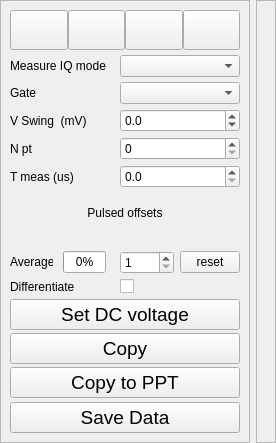
      <widget class="QWidget" name="_1D">
       <attribute name="title">
        <string>1D</string>
       </attribute>
       <layout class="QGridLayout" name="gridLayout">
        <property name="leftMargin">
         <number>0</number>
        </property>
        <property name="topMargin">
         <number>0</number>
        </property>
        <property name="rightMargin">
         <number>0</number>
        </property>
        <property name="bottomMargin">
         <number>0</number>
        </property>
        <item row="0" column="1">
         <widget class="QFrame" name="frame_1D">
          <property name="sizePolicy">
           <sizepolicy hsizetype="Preferred" vsizetype="Expanding">
            <horstretch>0</horstretch>
            <verstretch>0</verstretch>
           </sizepolicy>
          </property>
          <property name="maximumSize">
           <size>
            <width>250</width>
            <height>2000</height>
           </size>
          </property>
          <property name="frameShape">
           <enum>QFrame::StyledPanel</enum>
          </property>
          <property name="frameShadow">
           <enum>QFrame::Raised</enum>
          </property>
          <layout class="QGridLayout" name="gridLayout_3">
           <item row="0" column="0">
            <layout class="QVBoxLayout" name="verticalLayout" stretch="0,0,0,0,0,0">
             <property name="spacing">
              <number>0</number>
             </property>
             <property name="sizeConstraint">
              <enum>QLayout::SetDefaultConstraint</enum>
             </property>
             <item>
              <layout class="QFormLayout" name="formLayout_1D">
               <property name="labelAlignment">
                <set>Qt::AlignLeading|Qt::AlignLeft|Qt::AlignTop</set>
               </property>
               <property name="formAlignment">
                <set>Qt::AlignLeading|Qt::AlignLeft|Qt::AlignTop</set>
               </property>
               <property name="horizontalSpacing">
                <number>14</number>
               </property>
               <property name="verticalSpacing">
                <number>5</number>
               </property>
               <property name="leftMargin">
                <number>0</number>
               </property>
               <property name="topMargin">
                <number>0</number>
               </property>
               <property name="rightMargin">
                <number>0</number>
               </property>
               <item row="0" column="0" colspan="2">
                <layout class="QHBoxLayout">
                 <item>
                  <widget class="QPushButton" name="_1D_play">
                   <property name="sizePolicy">
                    <sizepolicy hsizetype="Expanding" vsizetype="Fixed">
                     <horstretch>0</horstretch>
                     <verstretch>0</verstretch>
                    </sizepolicy>
                   </property>
                   <property name="minimumSize">
                    <size>
                     <width>0</width>
                     <height>40</height>
                    </size>
                   </property>
                   <property name="toolTip">
                    <string>Play (F5)</string>
                   </property>
                  </widget>
                 </item>
                 <item>
                  <widget class="QPushButton" name="_1D_pause">
                   <property name="sizePolicy">
                    <sizepolicy hsizetype="Expanding" vsizetype="Fixed">
                     <horstretch>0</horstretch>
                     <verstretch>0</verstretch>
                    </sizepolicy>
                   </property>
                   <property name="minimumSize">
                    <size>
                     <width>0</width>
                     <height>40</height>
                    </size>
                   </property>
                   <property name="toolTip">
                    <string>Puase / Stop (Esc)</string>
                   </property>
                  </widget>
                 </item>
                 <item>
                  <widget class="QPushButton" name="_1D_reload">
                   <property name="sizePolicy">
                    <sizepolicy hsizetype="Expanding" vsizetype="Fixed">
                     <horstretch>0</horstretch>
                     <verstretch>0</verstretch>
                    </sizepolicy>
                   </property>
                   <property name="minimumSize">
                    <size>
                     <width>0</width>
                     <height>40</height>
                    </size>
                   </property>
                   <property name="toolTip">
                    <string>Refresh (Ctrl+F5)</string>
                   </property>
                  </widget>
                 </item>
                 <item>
                  <widget class="QPushButton" name="_1D_step">
                   <property name="sizePolicy">
                    <sizepolicy hsizetype="Expanding" vsizetype="Fixed">
                     <horstretch>0</horstretch>
                     <verstretch>0</verstretch>
                    </sizepolicy>
                   </property>
                   <property name="minimumSize">
                    <size>
                     <width>0</width>
                     <height>40</height>
                    </size>
                   </property>
                   <property name="toolTip">
                    <string>Single scan (F9)</string>
                   </property>
                  </widget>
                 </item>
                </layout>
               </item>

              <item row="1" column="0">
               <widget class="QLabel" name="_1D_measure_IQ_mode_label">
                <property name="text">
                 <string>Measure IQ mode</string>
                </property>
               </widget>
              </item>
              <item row="1" column="1">
               <widget class="QComboBox" name="_1D_measure_IQ_mode"/>
              </item>

              <item row="2" column="0">
                <widget class="QLabel" name="_1D_gate_name_label">
                 <property name="text">
                  <string>Gate</string>
                 </property>
                </widget>
               </item>
               <item row="2" column="1">
                <widget class="QComboBox" name="_1D_gate_name">
                 <property name="enabled">
                  <bool>true</bool>
                 </property>
                 <property name="sizePolicy">
                  <sizepolicy hsizetype="Expanding" vsizetype="Fixed">
                   <horstretch>0</horstretch>
                   <verstretch>0</verstretch>
                  </sizepolicy>
                 </property>
                 <property name="minimumSize">
                  <size>
                   <width>107</width>
                   <height>0</height>
                  </size>
                 </property>
                </widget>
               </item>
               <item row="3" column="0">
                <widget class="QLabel" name="label_5">
                 <property name="text">
                  <string>V Swing  (mV)</string>
                 </property>
                </widget>
               </item>
               <item row="3" column="1">
                <widget class="QDoubleSpinBox" name="_1D_V_swing">
                 <property name="minimumSize">
                  <size>
                   <width>107</width>
                   <height>0</height>
                  </size>
                 </property>
                 <property name="decimals">
                  <number>1</number>
                 </property>
                 <property name="minimum">
                  <double>-1000.000000000000000</double>
                 </property>
                 <property name="maximum">
                  <double>1000.000000000000000</double>
                 </property>
                </widget>
               </item>
               <item row="4" column="0">
                <widget class="QLabel" name="label_2">
                 <property name="text">
                  <string>N pt</string>
                 </property>
                </widget>
               </item>
               <item row="4" column="1">
                <widget class="QSpinBox" name="_1D_npt">
                 <property name="minimumSize">
                  <size>
                   <width>107</width>
                   <height>0</height>
                  </size>
                 </property>
                 <property name="maximum">
                  <number>1000</number>
                 </property>
                </widget>
               </item>
               <item row="5" column="0">
                <widget class="QLabel" name="label">
                 <property name="text">
                  <string>T meas (us)</string>
                 </property>
                </widget>
               </item>
               <item row="5" column="1">
                <widget class="QDoubleSpinBox" name="_1D_t_meas">
                 <property name="minimumSize">
                  <size>
                   <width>107</width>
                   <height>0</height>
                  </size>
                 </property>
                 <property name="decimals">
                  <number>1</number>
                 </property>
                 <property name="maximum">
                  <double>100000.000000000000000</double>
                 </property>
                </widget>
               </item>
               <item row="8" column="0">
                <spacer>
                 <property name="orientation">
                  <enum>Qt::Horizontal</enum>
                 </property>
                 <property name="sizeType">
                  <enum>QSizePolicy::Fixed</enum>
                 </property>
                 <property name="sizeHint" stdset="0">
                  <size>
                   <width>24</width>
                   <height>8</height>
                  </size>
                 </property>
                </spacer>
               </item>
               <item row="9" column="0" colspan="2">
                <widget class="QLabel" name="label_DC_offsets1D">
                 <property name="alignment">
                  <set>Qt::AlignHCenter</set>
                 </property>
                 <property name="text">
                  <string>Pulsed offsets</string>
                 </property>
                </widget>
               </item>

               <!--  rows 11 to 29 are reserved for pulsed offsets -->

               <item row="30" column="0">
                <spacer>
                 <property name="orientation">
                  <enum>Qt::Horizontal</enum>
                 </property>
                 <property name="sizeType">
                  <enum>QSizePolicy::Fixed</enum>
                 </property>
                 <property name="sizeHint" stdset="0">
                  <size>
                   <width>24</width>
                   <height>8</height>
                  </size>
                 </property>
                </spacer>
               </item>
               <item row="32" column="0">
                <spacer>
                 <property name="orientation">
                  <enum>Qt::Vertical</enum>
                 </property>
                 <property name="sizeType">
                  <enum>QSizePolicy::MinimumExpanding</enum>
                 </property>
                 <property name="maximumSize" stdset="0">
                  <size>
                   <width>20</width>
                   <height>8</height>
                  </size>
                 </property>
                </spacer>
               </item>

               <item row="33" column="0">
                <layout class="QHBoxLayout">
                 <item>
                  <widget class="QLabel" name="label_3">
                   <property name="text">
                    <string>Average</string>
                   </property>
                  </widget>
                 </item>
                 <item>
                  <spacer>
                   <property name="orientation">
                    <enum>Qt::Horizontal</enum>
                   </property>
                   <property name="sizeType">
                    <enum>QSizePolicy::Fixed</enum>
                   </property>
                   <property name="sizeHint" stdset="0">
                    <size>
                     <width>10</width>
                     <height>20</height>
                    </size>
                   </property>
                  </spacer>
                 </item>
                 <item>
                  <widget class="QProgressBar" name="_1D_av_progress">
                   <property name="value">
                    <number>0</number>
                   </property>
                  </widget>
                 </item>
                </layout>
               </item>
               <item row="33" column="1">
                <layout class="QHBoxLayout">
                 <item>
                  <widget class="QSpinBox" name="_1D_average">
                   <property name="maximum">
                    <number>1000</number>
                   </property>
                   <property name="minimum">
                    <number>1</number>
                   </property>
				  </widget>
                 </item>
                 <item>
                  <spacer>
                   <property name="orientation">
                    <enum>Qt::Horizontal</enum>
                   </property>
                   <property name="sizeType">
                    <enum>QSizePolicy::Fixed</enum>
                   </property>
                   <property name="sizeHint" stdset="0">
                    <size>
                     <width>6</width>
                     <height>20</height>
                    </size>
                   </property>
                  </spacer>
                 </item>
                 <item>
                  <widget class="QPushButton" name="_1D_reset_average">
                   <property name="text">
                    <string>reset</string>
                   </property>
                  </widget>
                 </item>
                </layout>
               </item>
               <item row="34" column="0">
                <widget class="QLabel" name="label_7">
                 <property name="text">
                  <string>Differentiate</string>
                 </property>
                </widget>
               </item>
               <item row="34" column="1">
                <widget class="QCheckBox" name="_1D_diff">
                 <property name="text">
                  <string/>
                 </property>
                </widget>
               </item>
              </layout>
             </item>
             <item>
              <spacer name="verticalSpacer_3">
               <property name="orientation">
                <enum>Qt::Vertical</enum>
               </property>
               <property name="sizeType">
                <enum>QSizePolicy::Expanding</enum>
               </property>
               <property name="sizeHint" stdset="0">
                <size>
                 <width>20</width>
                 <height>5</height>
                </size>
               </property>
              </spacer>
             </item>
             <item>
              <widget class="QPushButton" name="_1D_set_DC">
               <property name="sizePolicy">
                <sizepolicy hsizetype="Expanding" vsizetype="Fixed">
                 <horstretch>0</horstretch>
                 <verstretch>0</verstretch>
                </sizepolicy>
               </property>
               <property name="font">
                <font>
                 <pointsize>14</pointsize>
                </font>
               </property>
               <property name="text">
                <string>Set DC voltage</string>
               </property>
               <property name="checkable">
			    <bool>true</bool>
               </property>
              </widget>
             </item>
             <item>
              <spacer>
               <property name="orientation">
                <enum>Qt::Vertical</enum>
               </property>
               <property name="sizeType">
                <enum>QSizePolicy::Fixed</enum>
               </property>
               <property name="sizeHint" stdset="0">
                <size>
                 <width>20</width>
                 <height>3</height>
                </size>
               </property>
              </spacer>
             </item>
             <item>
              <widget class="QPushButton" name="_1D_copy">
               <property name="sizePolicy">
                <sizepolicy hsizetype="Expanding" vsizetype="Fixed">
                 <horstretch>0</horstretch>
                 <verstretch>0</verstretch>
                </sizepolicy>
               </property>
               <property name="font">
                <font>
                 <pointsize>14</pointsize>
                </font>
               </property>
               <property name="text">
                <string>Copy</string>
               </property>
               <property name="toolTip">
                <string>Copy image to clipboard (Ctrl+C)</string>
               </property>
              </widget>
             </item>
             <item>
              <spacer>
               <property name="orientation">
                <enum>Qt::Vertical</enum>
               </property>
               <property name="sizeType">
                <enum>QSizePolicy::Fixed</enum>
               </property>
               <property name="sizeHint" stdset="0">
                <size>
                 <width>20</width>
                 <height>3</height>
                </size>
               </property>
              </spacer>
             </item>
             <item>
              <widget class="QPushButton" name="_1D_ppt_save">
               <property name="sizePolicy">
                <sizepolicy hsizetype="Expanding" vsizetype="Fixed">
                 <horstretch>0</horstretch>
                 <verstretch>0</verstretch>
                </sizepolicy>
               </property>
               <property name="font">
                <font>
                 <pointsize>14</pointsize>
                </font>
               </property>
               <property name="text">
                <string>Copy to PPT</string>
               </property>
               <property name="toolTip">
                <string>Copy image + metadata to PowerPoint (Ctrl+P)</string>
               </property>
              </widget>
             </item>
             <item>
              <spacer name="verticalSpacer_4">
               <property name="orientation">
                <enum>Qt::Vertical</enum>
               </property>
               <property name="sizeType">
                <enum>QSizePolicy::Fixed</enum>
               </property>
               <property name="sizeHint" stdset="0">
                <size>
                 <width>20</width>
                 <height>4</height>
                </size>
               </property>
              </spacer>
             </item>
             <item>
              <widget class="QPushButton" name="_1D_save_data">
               <property name="sizePolicy">
                <sizepolicy hsizetype="Expanding" vsizetype="Fixed">
                 <horstretch>0</horstretch>
                 <verstretch>0</verstretch>
                </sizepolicy>
               </property>
               <property name="font">
                <font>
                 <pointsize>14</pointsize>
                </font>
               </property>
               <property name="text">
                <string>Save Data</string>
               </property>
               <property name="toolTip">
                <string>Save dataset  (Ctrl+S)</string>
               </property>
              </widget>
             </item>
            </layout>
           </item>
          </layout>
         </widget>
        </item>
        <item row="0" column="2">
         <widget class="QFrame" name="_1D_plotter_frame">
          <property name="frameShape">
           <enum>QFrame::StyledPanel</enum>
          </property>
          <property name="frameShadow">
           <enum>QFrame::Raised</enum>
          </property>
          <layout class="QGridLayout" name="_1D_plotter_layout"/>
         </widget>
        </item>
       </layout>
      </widget>
